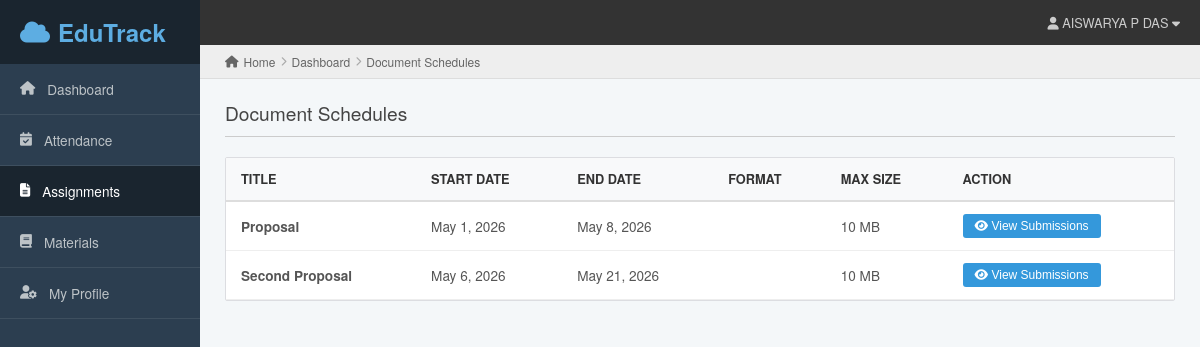
/faculty/documents/, run on the app's committed database.
### Admin/models.py (models this page shows, shortened)
class DocumentSchedule(models.Model):
    title = models.CharField(max_length=200)
    description = models.TextField()
    start_date = models.DateField()
    end_date = models.DateField()
    file_format = models.CharField(max_length=50)
    max_size = models.IntegerField()  # size in MB
    created_at = models.DateTimeField(auto_now_add=True)

### faculty/views.py (the view)
# urls.py: path('documents/', views.document_schedule_list, name='document_schedules'),
def document_schedule_list(request):
    schedules = DocumentSchedule.objects.all()
    return render(request,'faculty/document_schedules.html',{
        'schedules': schedules
    })

### faculty/templates/faculty/document_schedules.html (shortened to what this page needs)
<!doctype html>
<html lang="en">
  <head>
    <link
      rel="stylesheet"
      href="https://cdnjs.cloudflare.com/ajax/libs/font-awesome/6.5.0/css/all.min.css"
    />
  </head>
  <body>
    <div class="sidebar">
      <div class="sidebar-brand"><i class="fa-solid fa-cloud"></i>EduTrack</div>
      <a href="#" class="nav-item"
        ><i class="fa-solid fa-house"></i> Dashboard</a
      >
      <a href="#" class="nav-item"
        ><i class="fa-solid fa-calendar-check"></i> Attendance</a
      >
      <a href="#" class="nav-item active"
        ><i class="fa-solid fa-file-lines"></i> Assignments</a
      >
      <a href="#" class="nav-item"
        ><i class="fa-solid fa-book"></i> Materials</a
      >
      <a href="#" class="nav-item"
        ><i class="fa-solid fa-user-gear"></i> My Profile</a
      >
    </div>
    <div class="main-wrapper">
      <div class="top-navbar">
        <div style="display: flex; gap: 15px; align-items: center">
          <span
            ><i class="fa-solid fa-user"></i> AISWARYA P DAS
            <i class="fa-solid fa-caret-down"></i
          ></span>
        </div>
      </div>
      <div class="breadcrumb-bar">
        <i class="fa-solid fa-house"></i> Home
        <i
          class="fa-solid fa-chevron-right"
          style="font-size: 0.6rem; color: #aaa"
        ></i>
        Dashboard
        <i
          class="fa-solid fa-chevron-right"
          style="font-size: 0.6rem; color: #aaa"
        ></i>
        Document Schedules
      </div>
      <div class="content-area">
        <h2 class="page-title">Document Schedules</h2>
        <div class="card">
          {% if schedules %}
          <table>
            <thead>
              <tr>
                <th>Title</th>
                <th>Start Date</th>
                <th>End Date</th>
                <th>Format</th>
                <th>Max Size</th>
                <th>Action</th>
              </tr>
            </thead>
            <tbody>
              {% for s in schedules %}
              <tr>
                <td><strong>{{ s.title }}</strong></td>
                <td>{{ s.start_date }}</td>
                <td>{{ s.end_date }}</td>
                <td>
                </td>
                <td>{{ s.max_size }} MB</td>
                <td>
                  <a href="{% url 'faculty:schedule_submissions' s.id %}">
                    <button class="view-btn">
                      <i class="fa-solid fa-eye"></i> View Submissions
                    </button>
                  </a>
                </td>
              </tr>
              {% endfor %}
            </tbody>
          </table>
          {% else %}
          <div class="empty-msg">
            No document schedules have been created yet.
          </div>
          {% endif %}
        </div>
      </div>
    </div>
  </body>
</html>

### faculty/templates/faculty/document_schedules.html (style rules this page uses)
:root { --et-dark: #2c3e50; --et-sidebar: #34495e; --et-bg: #f4f7f9; --et-accent: #3498db; --et-border: #dcdde1; --et-text: #333; }
body { margin: 0; font-family: "Helvetica Neue", Helvetica, Arial, sans-serif; background: var(--et-bg); display: flex; min-height: 100vh; }
.sidebar { width: 200px; background: var(--et-dark); color: white; flex-shrink: 0; position: sticky; top: 0; height: 100vh; }
.sidebar-brand { padding: 15px 20px; background: #1a252f; font-size: 1.5rem; font-weight: bold; display: flex; align-items: center; gap: 8px; color: #5dade2; }
.nav-item { padding: 15px 20px; display: flex; align-items: center; gap: 12px; color: #bdc3c7; text-decoration: none; border-bottom: 1px solid #3e4f5f; font-size: 0.85rem; }
.nav-item:hover, .nav-item.active { background: #1a252f; color: white; }
.main-wrapper { flex-grow: 1; display: flex; flex-direction: column; }
.top-navbar { background: #333; color: #ccc; height: 45px; display: flex; align-items: center; padding: 0 20px; font-size: 0.8rem; justify-content: space-between; }
.breadcrumb-bar { background: #eeeeee; padding: 8px 25px; border-bottom: 1px solid #ddd; font-size: 0.75rem; color: #666; display: flex; align-items: center; gap: 5px; }
.content-area { padding: 20px 25px; }
.page-title { border-bottom: 1px solid #ccc; margin: 0 0 20px 0; padding-bottom: 10px; color: #444; font-size: 1.2rem; font-weight: 500; }
.card { background: white; border: 1px solid var(--et-border); border-radius: 2px; overflow: hidden; }
table { width: 100%; border-collapse: collapse; }
th { background: #f8f9fa; color: #333; padding: 12px 15px; text-align: left; font-size: 0.8rem; text-transform: uppercase; border-bottom: 2px solid #ddd; }
td { padding: 12px 15px; border-bottom: 1px solid #eee; font-size: 0.85rem; color: #555; }
.view-btn { background: #3498db; border: none; color: white; padding: 5px 12px; border-radius: 3px; cursor: pointer; font-size: 0.75rem; transition: background 0.2s; }

### data on the page
DocumentSchedule: title "Proposal", start_date "May 1, 2026", end_date "May 8, 2026", max_size "10"
DocumentSchedule: title "Second Proposal", start_date "May 6, 2026", end_date "May 21, 2026", max_size "10"
